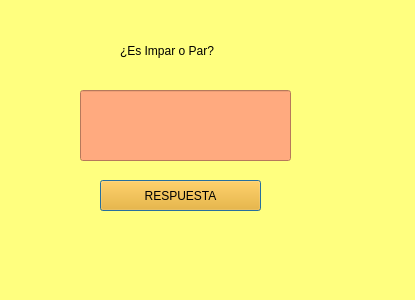
<?xml version="1.0" encoding="UTF-8"?>
<ui version="4.0">
 <class>Dialog</class>
 <widget class="QDialog" name="Dialog">
  <property name="geometry">
   <rect>
    <x>0</x>
    <y>0</y>
    <width>415</width>
    <height>300</height>
   </rect>
  </property>
  <property name="windowTitle">
   <string>Dialog</string>
  </property>
  <property name="styleSheet">
   <string notr="true">background-color: rgb(255, 255, 127);
border-color: rgb(85, 85, 0);
</string>
  </property>
  <widget class="QPushButton" name="a">
   <property name="geometry">
    <rect>
     <x>100</x>
     <y>180</y>
     <width>161</width>
     <height>31</height>
    </rect>
   </property>
   <property name="styleSheet">
    <string notr="true">background-color: rgb(255, 170, 0);</string>
   </property>
   <property name="text">
    <string>RESPUESTA</string>
   </property>
  </widget>
  <widget class="QLineEdit" name="recibidor">
   <property name="geometry">
    <rect>
     <x>80</x>
     <y>90</y>
     <width>211</width>
     <height>71</height>
    </rect>
   </property>
   <property name="styleSheet">
    <string notr="true">background-color: rgb(255, 170, 127);</string>
   </property>
   <property name="text">
    <string/>
   </property>
  </widget>
  <widget class="QLabel" name="label">
   <property name="geometry">
    <rect>
     <x>120</x>
     <y>30</y>
     <width>111</width>
     <height>41</height>
    </rect>
   </property>
   <property name="styleSheet">
    <string notr="true">font: 16pt &quot;Tw Cen MT Condensed&quot;;</string>
   </property>
   <property name="text">
    <string>¿Es Impar o Par?</string>
   </property>
  </widget>
 </widget>
 <resources/>
 <connections/>
</ui>
